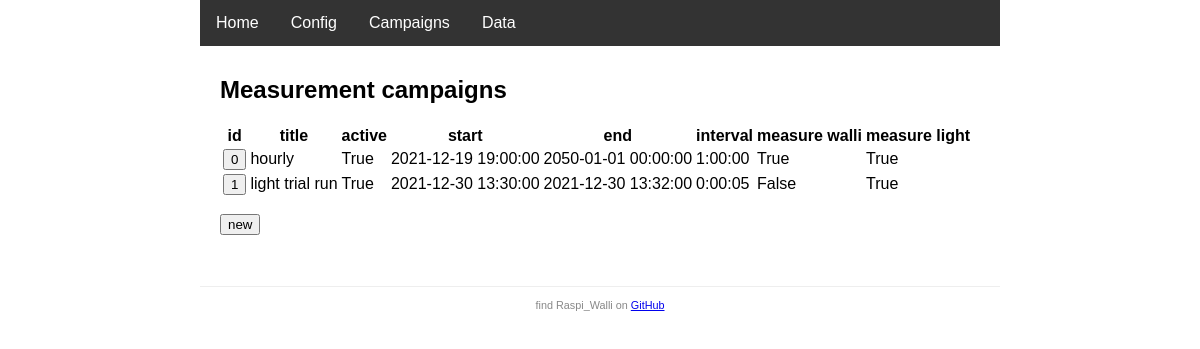
Page /campaigns/ on the earlier database version.
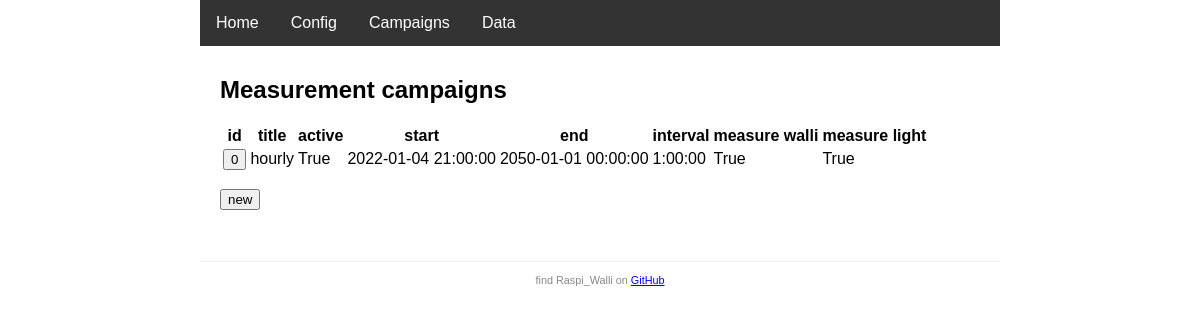
Same page on the later database version.
### app.py (models this page shows, shortened)
class Campaign(db.Model):
    id = db.Column(db.Integer, primary_key=True)
    title = db.Column(db.String(120), nullable=False)
    is_active = db.Column(db.Boolean, default=True)
    start = db.Column(db.DateTime, nullable=False)
    end = db.Column(db.DateTime, nullable=False)
    previous = db.Column(db.DateTime)
    interval = db.Column(db.Interval, nullable=False)
    measure_walli = db.Column(db.Boolean, default=True)
    measure_light = db.Column(db.Boolean, default=True)
    walli_stats = db.relationship('WalliStat', backref='campaign', lazy=True, cascade="all, delete")
    lux_values = db.relationship('LuxValue', backref='campaign', lazy=True, cascade="all, delete")

### app.py (the view)
@app.route('/campaigns/')
def campaigns():
    campaigns = db.session.query(Campaign).all()
    return render_template('campaigns.html', campaigns=campaigns)

### templates/campaigns.html
{% extends 'base.html' %}
{% block content %}
<h2>Measurement campaigns</h2>
<table>
    <thead>
        <tr>
            <th>id</th>
            <th>title</th>
            <th>active</th>
            <th>start</th>
            <th>end</th>
            <th>interval</th>
            <th>measure walli</th>
            <th>measure light</th>
        </tr>
    </thead>
    <tbody>
        {% for cpn in campaigns %}
        <tr>
            <td>
                <a href="edit/{{cpn.id}}/" title="click to edit campaign {{cpn.id}}">
                    <button type="button">{{cpn.id}}</button>
                </a>
            </td>
            <td>{{cpn.title}}</td>
            <td>{{cpn.is_active}}</td>
            <td>{{cpn.start}}</td>
            <td>{{cpn.end}}</td>
            <td>{{cpn.interval}}</td>
            <td>{{cpn.measure_walli}}</td>
            <td>{{cpn.measure_light}}</td>
        </tr>
        {% endfor %}
    </tbody>
</table>
<p>
    <a href="edit">
        <button type="button" title="create a new campaign">new</button>
    </a>
</p>
{% endblock %}

### templates/base.html (shortened to what this page needs)
<!DOCTYPE html>
<html>
<head>
    {% block head %}
        {% block styles %}
            <link rel="stylesheet" type="text/css" href="{{ url_for('static', filename='style.css' ) }}">
        {% endblock styles %}
    {% endblock head %}
</head>
<body>
<nav>
    {% block nav %}
        <ul>
            <li><a href="{{ url_for('index') }}">Home</a></li>
            <li><a href="{{ url_for('config') }}">Config</a></li>
            <li><a href="{{ url_for('campaigns') }}">Campaigns</a></li>
            <li><a href="{{ url_for('data') }}">Data</a></li>
        </ul>
    {% endblock %}
</nav>
<main>
    {% block content %}{% endblock %}
</main>
<footer>
    {% block footer %}
        <small> find Raspi_Walli on
            <a href="https://github.com/munich-ml/raspi_walli/">GitHub</a>
        </small>
    {% endblock %}
</footer>
</body>
</html>

### static/style.css (style rules this page uses)
* { font-family: Arial, Helvetica, sans-serif; }
body { margin: auto; width: 800px; }
nav ul { list-style-type: none; margin: 0; padding: 0; overflow: hidden; background-color: #333; }
nav li { float: left; }
nav li a { display: block; color: white; text-align: center; padding: 14px 16px; text-decoration: none; }
main { padding: 10px 20px; }
footer { font-size: 13px; color: #888; border-top: 1px solid #eee; margin-top: 25px; text-align: center; padding: 10px; }

Differences in the rows shown:
removed Campaign: id "1", title "light trial run", is_active "True", start "2021-12-30 13:30:00", end "2021-12-30 13:32:00", interval "0:00:05", measure_walli "False", measure_light "True"
changed Campaign "hourly": start "2021-12-19 19:00:00" → "2022-01-04 21:00:00"
